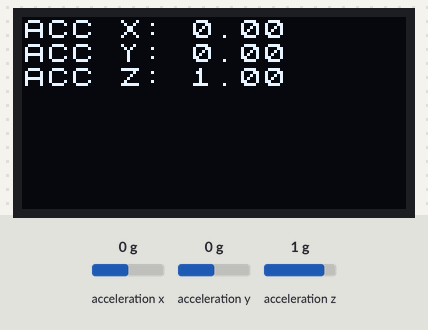
A sketch run on a simulated Arduino Uno, built with avr-gcc and run on an emulated ATmega328P. Shown: 128×64 one-colour display. The test bench sets the inputs (shaded band); at power-on: acceleration x 0 g, acceleration y 0 g, acceleration z 1 g.

Above: at 2.1 s.
2.2 s: acceleration x set to -1.4 g
At 3.6 s:
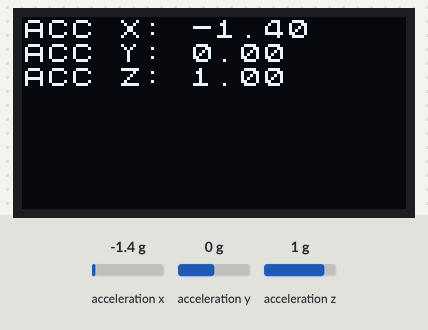
6.7 s: acceleration y set to -1.4 g
At 10.1 s:
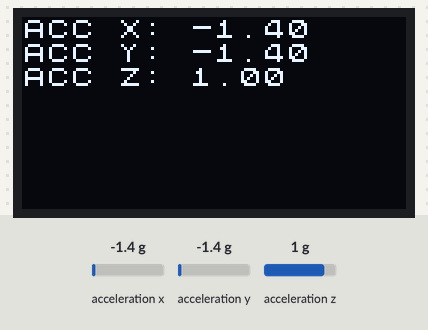
10.5 s: acceleration z set to -1.4 g
At 14.0 s:
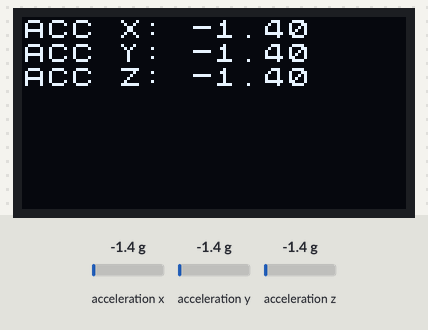
14.4 s: acceleration x set to -0.8 g
At 16.1 s:
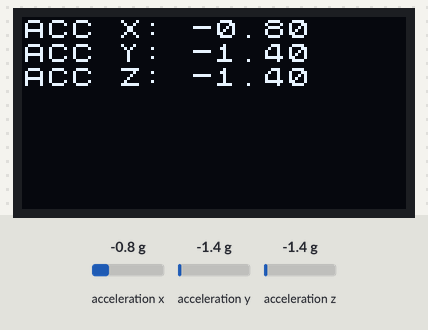
Timing chart, 0 to 17.6 s (numbered marks = the images above; inputs shaded):
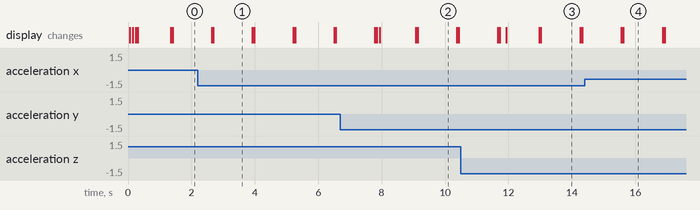

Measured:
- after the input at 2.2 s, the display: first differs from a run without the input after 0.50 s (image 1)
- after the input at 14.4 s, the display: first differs from a run without the input after 1.2 s (image 4)

The sketch:

grove-acc-sensor-oled.ino
```cpp
#include "Arduino_SensorKit.h"

void setup() {
  Accelerometer.begin();

  Oled.setBusClock(100000);
  Oled.begin();
  Oled.setFlipMode(true);
  Oled.setFont(u8x8_font_chroma48medium8_r);
}

void loop() {
  float acc_x = Accelerometer.readX();
  float acc_y = Accelerometer.readY();
  float acc_z = Accelerometer.readZ();

  Oled.setCursor(0, 0);
  Oled.print("ACC X:        ");
  Oled.setCursor(7, 0);
  Oled.print(acc_x);
  Oled.setCursor(0, 1);
  Oled.print("ACC Y:        ");
  Oled.setCursor(7, 1);
  Oled.print(acc_y);
  Oled.setCursor(0, 2);
  Oled.print("ACC Z:        ");
  Oled.setCursor(7, 2);
  Oled.print(acc_z);

  delay(1000);
}
```
